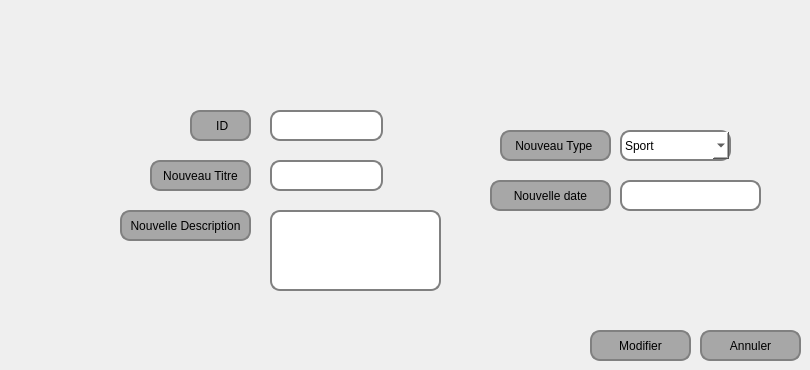
     <widget class="QWidget" name="tab_2">
      <attribute name="icon">
       <iconset resource="images.qrc">
        <normaloff>:/images/editer.png</normaloff>:/images/editer.png</iconset>
      </attribute>
      <attribute name="title">
       <string>Modifier</string>
      </attribute>
      <widget class="QLabel" name="label_34">
       <property name="geometry">
        <rect>
         <x>190</x>
         <y>110</y>
         <width>61</width>
         <height>31</height>
        </rect>
       </property>
       <property name="styleSheet">
        <string notr="true">background-color:rgb(167, 167, 167);
border-radius: 10px;
border: 2px solid gray;</string>
       </property>
       <property name="text">
        <string> ID</string>
       </property>
       <property name="textFormat">
        <enum>Qt::PlainText</enum>
       </property>
       <property name="scaledContents">
        <bool>false</bool>
       </property>
       <property name="alignment">
        <set>Qt::AlignCenter</set>
       </property>
      </widget>
      <widget class="QLineEdit" name="le_newid">
       <property name="geometry">
        <rect>
         <x>270</x>
         <y>110</y>
         <width>113</width>
         <height>31</height>
        </rect>
       </property>
       <property name="styleSheet">
        <string notr="true">background-color: rgb(255, 255, 255);
border-radius: 10px;
border: 2px solid gray;</string>
       </property>
      </widget>
      <widget class="QLabel" name="label_35">
       <property name="geometry">
        <rect>
         <x>150</x>
         <y>160</y>
         <width>101</width>
         <height>31</height>
        </rect>
       </property>
       <property name="styleSheet">
        <string notr="true">background-color:rgb(167, 167, 167);
border-radius: 10px;
border: 2px solid gray;</string>
       </property>
       <property name="text">
        <string>Nouveau Titre</string>
       </property>
       <property name="alignment">
        <set>Qt::AlignCenter</set>
       </property>
      </widget>
      <widget class="QLineEdit" name="le_newtitre">
       <property name="geometry">
        <rect>
         <x>270</x>
         <y>160</y>
         <width>113</width>
         <height>31</height>
        </rect>
       </property>
       <property name="styleSheet">
        <string notr="true">background-color: rgb(255, 255, 255);
border-radius: 10px;
border: 2px solid gray;</string>
       </property>
       <property name="text">
        <string/>
       </property>
      </widget>
      <widget class="QLabel" name="label_36">
       <property name="geometry">
        <rect>
         <x>120</x>
         <y>210</y>
         <width>131</width>
         <height>31</height>
        </rect>
       </property>
       <property name="styleSheet">
        <string notr="true">background-color:rgb(167, 167, 167);
border-color: rgb(255, 255, 255);
border-radius: 10px;
border: 2px solid gray;</string>
       </property>
       <property name="text">
        <string>Nouvelle Description</string>
       </property>
       <property name="alignment">
        <set>Qt::AlignCenter</set>
       </property>
      </widget>
      <widget class="QLineEdit" name="le_newdescription">
       <property name="geometry">
        <rect>
         <x>270</x>
         <y>210</y>
         <width>171</width>
         <height>81</height>
        </rect>
       </property>
       <property name="styleSheet">
        <string notr="true">background-color: rgb(255, 255, 255);
border-radius: 10px;
border: 2px solid gray;</string>
       </property>
      </widget>
      <widget class="QLabel" name="label_37">
       <property name="geometry">
        <rect>
         <x>500</x>
         <y>130</y>
         <width>111</width>
         <height>31</height>
        </rect>
       </property>
       <property name="styleSheet">
        <string notr="true">background-color:rgb(167, 167, 167);
border-radius: 10px;
border: 2px solid gray;</string>
       </property>
       <property name="text">
        <string>Nouveau Type </string>
       </property>
       <property name="alignment">
        <set>Qt::AlignCenter</set>
       </property>
      </widget>
      <widget class="QLabel" name="label_38">
       <property name="geometry">
        <rect>
         <x>490</x>
         <y>180</y>
         <width>121</width>
         <height>31</height>
        </rect>
       </property>
       <property name="styleSheet">
        <string notr="true">background-color:rgb(167, 167, 167);
border-radius: 10px;
border: 2px solid gray;</string>
       </property>
       <property name="text">
        <string>Nouvelle date</string>
       </property>
       <property name="alignment">
        <set>Qt::AlignCenter</set>
       </property>
      </widget>
      <widget class="QLineEdit" name="le_newdate">
       <property name="geometry">
        <rect>
         <x>620</x>
         <y>180</y>
         <width>141</width>
         <height>31</height>
        </rect>
       </property>
       <property name="styleSheet">
        <string notr="true">background-color: rgb(255, 255, 255);
border-radius: 10px;
border: 2px solid gray;</string>
       </property>
      </widget>
      <widget class="QPushButton" name="pb_update">
       <property name="geometry">
        <rect>
         <x>590</x>
         <y>330</y>
         <width>101</width>
         <height>31</height>
        </rect>
       </property>
       <property name="styleSheet">
        <string notr="true">background-color:rgb(167, 167, 167);
border-color: rgb(255, 255, 255);
border-radius: 10px;
border: 2px solid gray;</string>
       </property>
       <property name="text">
        <string>Modifier</string>
       </property>
       <property name="icon">
        <iconset resource="images.qrc">
         <normaloff>:/images/editer.png</normaloff>:/images/editer.png</iconset>
       </property>
      </widget>
      <widget class="QPushButton" name="pushButton_12">
       <property name="geometry">
        <rect>
         <x>700</x>
         <y>330</y>
         <width>101</width>
         <height>31</height>
        </rect>
       </property>
       <property name="styleSheet">
        <string notr="true">background-color:rgb(167, 167, 167);
border-color: rgb(255, 255, 255);
border-radius: 10px;
border: 2px solid gray;</string>
       </property>
       <property name="text">
        <string>Annuler</string>
       </property>
      </widget>
      <widget class="QComboBox" name="le_newtype">
       <property name="geometry">
        <rect>
         <x>620</x>
         <y>130</y>
         <width>111</width>
         <height>31</height>
        </rect>
       </property>
       <property name="styleSheet">
        <string notr="true">background-color: rgb(255, 255, 255);
border-radius: 10px;
border: 2px solid gray;</string>
       </property>
       <item>
        <property name="text">
         <string>Sport</string>
        </property>
       </item>
       <item>
        <property name="text">
         <string>Economie</string>
        </property>
       </item>
       <item>
        <property name="text">
         <string>Politique</string>
        </property>
       </item>
       <item>
        <property name="text">
         <string>Culture</string>
        </property>
       </item>
       <item>
        <property name="text">
         <string>High Tech</string>
        </property>
       </item>
      </widget>
     </widget>
